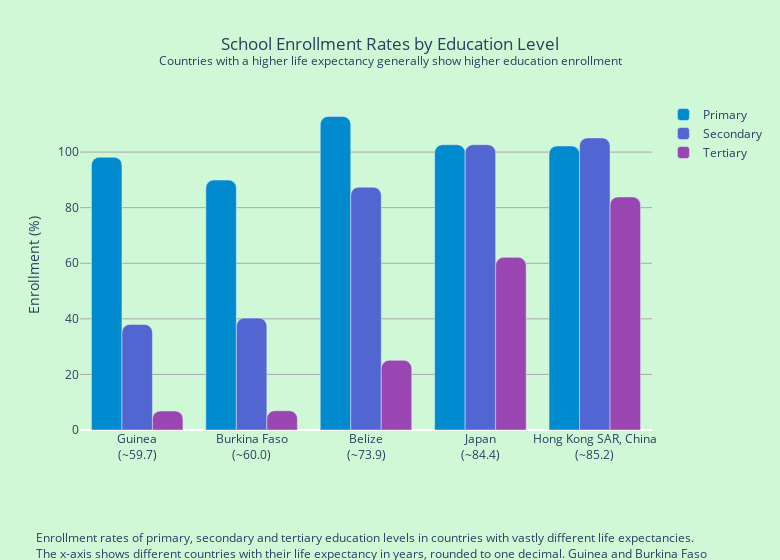

The code cell stored with this chart in its notebook:
### Markdown cell above
### Education level

If assumed that education is one of the two core factors determining life expectancy, one may conclude that only primary and (lower) secondary education can be used to predict life expectancy. However, the world map did not contain the completion rate of tertiary education, which includes college and university. Tertiary education allows for a population to specialize in certain fields, including healthcare.

Analyzing the data on completion rate between the different levels, we find a noticeable increase in secondary and tertiary completion rates:

### Code cell
%run school_enrollment_bar.ipynb

### Figure 1 — Plotly figure (JSON) as saved in the notebook; plotly's stock layout.template omitted (floating-point values rounded to 4 significant figures)
{"data": [{"hovertemplate": "<b>Primary</b><br>Enrollment rate: %{y}%<extra></extra>", "marker": {"color": "#008bcf"}, "name": "Primary", "type": "bar", "x": ["Guinea<br>(~59.7)", "Burkina Faso<br>(~60.0)", "Belize<br>(~73.9)", "Japan<br>(~84.4)", "Hong Kong SAR, China<br>(~85.2)"], "y": [98.14, 89.96, 112.8, 102.7, 102.2]}, {"hovertemplate": "<b>Secondary</b><br>Enrollment rate: %{y}%<extra></extra>", "marker": {"color": "#5266d2"}, "name": "Secondary", "type": "bar", "x": ["Guinea<br>(~59.7)", "Burkina Faso<br>(~60.0)", "Belize<br>(~73.9)", "Japan<br>(~84.4)", "Hong Kong SAR, China<br>(~85.2)"], "y": [37.99, 40.27, 87.38, 102.7, 105.1]}, {"hovertemplate": "<b>Tertiary</b><br>Enrollment rate: %{y}%<extra></extra>", "marker": {"color": "#9946b2"}, "name": "Tertiary", "type": "bar", "x": ["Guinea<br>(~59.7)", "Burkina Faso<br>(~60.0)", "Belize<br>(~73.9)", "Japan<br>(~84.4)", "Hong Kong SAR, China<br>(~85.2)"], "y": [6.844, 6.937, 25.07, 62.12, 83.85]}], "layout": {"annotations": [{"align": "left", "font": {"size": 12}, "showarrow": false, "text": "Enrollment rates of primary, secondary and tertiary education levels in countries with vastly different life expectancies.<br>The x-axis shows different countries with their life expectancy in years, rounded to one decimal. Guinea and Burkina Faso<br>represent countries with a low life expectancy. Belize is represents a middleground, where its life expectancy is close to the<br>median life expectancy of all countries. Japan and Hong Kong represesent countries with high life expectancy.", "x": -0.08, "xanchor": "left", "xref": "paper", "y": -0.5, "yanchor": "bottom", "yref": "paper"}], "barcornerradius": 8, "bargap": 0.2, "barmode": "group", "margin": {"b": 130, "l": 80, "t": 100}, "paper_bgcolor": "#cff8d6", "plot_bgcolor": "#cff8d6", "title": {"text": "School Enrollment Rates by Education Level<br><sup>Countries with a higher life expectancy generally show higher education enrollment</sup>", "x": 0.5}, "width": 780, "xaxis": {"tickmode": "array", "ticktext": ["Guinea<br>(~59.7)", "Burkina Faso<br>(~60.0)", "Belize<br>(~73.9)", "Japan<br>(~84.4)", "Hong Kong SAR, China<br>(~85.2)"], "tickvals": ["Guinea<br>(~59.7)", "Burkina Faso<br>(~60.0)", "Belize<br>(~73.9)", "Japan<br>(~84.4)", "Hong Kong SAR, China<br>(~85.2)"]}, "yaxis": {"gridcolor": "darkgrey", "gridwidth": 1, "title": {"text": "Enrollment (%)"}}}}
